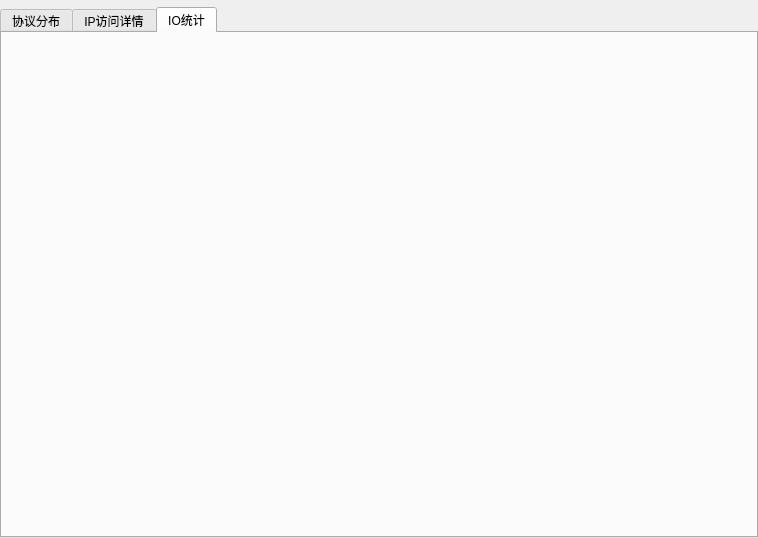
<?xml version="1.0" encoding="UTF-8"?>
<ui version="4.0">
 <class>NetworkServer</class>
 <widget class="QWidget" name="NetworkServer">
  <property name="geometry">
   <rect>
    <x>0</x>
    <y>0</y>
    <width>758</width>
    <height>538</height>
   </rect>
  </property>
  <property name="windowTitle">
   <string>NetworkServer</string>
  </property>
  <layout class="QVBoxLayout" name="verticalLayout">
   <property name="spacing">
    <number>0</number>
   </property>
   <property name="leftMargin">
    <number>0</number>
   </property>
   <property name="topMargin">
    <number>0</number>
   </property>
   <property name="rightMargin">
    <number>0</number>
   </property>
   <property name="bottomMargin">
    <number>0</number>
   </property>
   <item>
    <layout class="QVBoxLayout" name="verticalLayout_2">
     <property name="spacing">
      <number>0</number>
     </property>
     <property name="topMargin">
      <number>7</number>
     </property>
     <item>
      <widget class="QTabWidget" name="QTW">
       <property name="currentIndex">
        <number>2</number>
       </property>
       <property name="movable">
        <bool>true</bool>
       </property>
       <widget class="QWidget" name="Q1">
        <attribute name="title">
         <string>协议分布</string>
        </attribute>
       </widget>
       <widget class="QWidget" name="Q2">
        <attribute name="title">
         <string>IP访问详情</string>
        </attribute>
       </widget>
       <widget class="QWidget" name="Q3">
        <attribute name="title">
         <string>IO统计</string>
        </attribute>
       </widget>
      </widget>
     </item>
    </layout>
   </item>
  </layout>
 </widget>
 <layoutdefault spacing="6" margin="11"/>
 <resources/>
 <connections/>
</ui>
